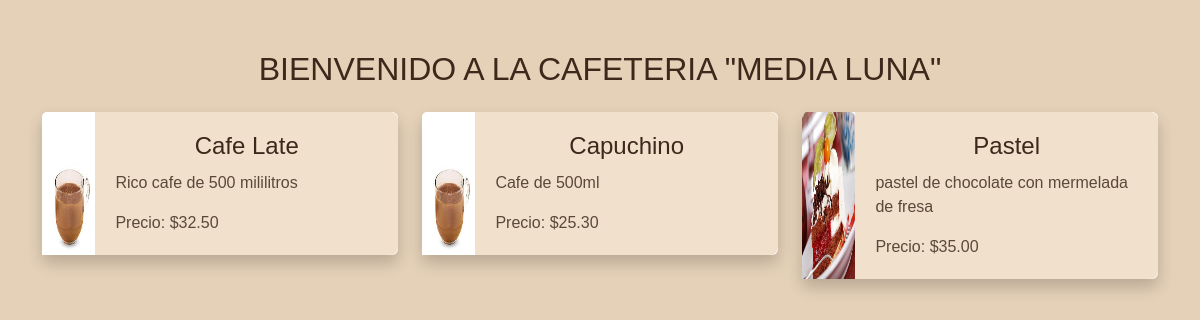
/home/, run on the app's committed database.
### bebidas/models.py (models this page shows, shortened)
class Bebida(models.Model):
    nombre = models.CharField(max_length=100)
    descripcion = models.TextField()
    imagen = models.ImageField(upload_to='images/', null=True, blank=True)
    precio = models.DecimalField(max_digits=5, decimal_places=2)

### bebidas/views.py (the view)
# urls.py: path('home/', home, name='home'),
def home(request):
    bebidas = Bebida.objects.all()
    mensaje_bienvenida = "¡Bienvenido a nuestra cafetería!"
    return render(request, 'home.html', {'mensaje_bienvenida': mensaje_bienvenida, 'bebidas': bebidas})

### bebidas/templates/home.html (shortened to what this page needs)
<!DOCTYPE html>
<html lang="en">
<head>
    <link rel="stylesheet" href="https://cdn.jsdelivr.net/npm/bootstrap@5.3.0/dist/css/bootstrap.min.css">
</head>
<body>
{% block content %}
  <div class="container">
    <h2 class="mb-4">BIENVENIDO A LA CAFETERIA "MEDIA LUNA"</h2>
    <div class="row">
      {% for bebida in bebidas %}
        <div class="col-md-4 mb-4">
          <div class="card">
            <img src="{{ bebida.imagen.url }}" class="card-img-top" alt="{{ bebida.nombre }}">
            <div class="card-body">
              <h5 class="card-title">{{ bebida.nombre }}</h5>
              <p class="card-text">{{ bebida.descripcion }}</p>
              <p class="card-text">Precio: ${{ bebida.precio }}</p>
            </div>
          </div>
        </div>
      {% endfor %}
    </div>
  </div>
{% endblock %}
</body>
</html>

### bebidas/templates/home.html (style rules this page uses)
body { background-color: #e5d1b8; font-family: 'Algerian', sans-serif; }
.container { margin-top: 50px; }
h2 { color: #3d281b; text-align: center; }
.card { border: none; box-shadow: 0 8px 16px rgba(0, 0, 0, 0.2); transition: box-shadow 0.3s ease-in-out; margin-bottom: 20px; display: flex; flex-direction: row; }
.card-img-top { flex: 1; height: auto; max-width: 15%; }
.card-body { flex: 2; padding: 20px; background-color: #f1e0cc; border-radius: 0 8px 8px 0; }
.card-title { font-size: 24px; color: #3d281b; text-align: center; margin-bottom: 10px; }
.card-text { font-size: 16px; color: #5a483b; }

### data on the page
Bebida: imagen (picture), nombre "Cafe Late", descripcion "Rico cafe de 500 mililitros", precio "32.50"
Bebida: imagen (picture), nombre "Capuchino", descripcion "Cafe de 500ml", precio "25.30"
Bebida: imagen (picture), nombre "Pastel", descripcion "pastel de chocolate con mermelada de fresa", precio "35.00"
